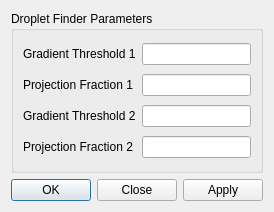
<?xml version="1.0" encoding="UTF-8"?>
<ui version="4.0">
 <class>Dialog</class>
 <widget class="QDialog" name="Dialog">
  <property name="geometry">
   <rect>
    <x>0</x>
    <y>0</y>
    <width>270</width>
    <height>212</height>
   </rect>
  </property>
  <property name="windowTitle">
   <string>Dialog</string>
  </property>
  <layout class="QVBoxLayout" name="verticalLayout">
   <item>
    <widget class="QGroupBox" name="gigeBox">
     <property name="title">
      <string>Droplet Finder Parameters</string>
     </property>
     <layout class="QGridLayout" name="gridLayout">
      <item row="0" column="0">
       <widget class="QLabel" name="gainlabel">
        <property name="text">
         <string>Gradient Threshold 1</string>
        </property>
       </widget>
      </item>
      <item row="0" column="1">
       <widget class="QLineEdit" name="param1_0"/>
      </item>
      <item row="1" column="0">
       <widget class="QLabel" name="label_6">
        <property name="text">
         <string>Projection Fraction 1</string>
        </property>
       </widget>
      </item>
      <item row="1" column="1">
       <widget class="QLineEdit" name="param1_1"/>
      </item>
      <item row="2" column="0">
       <widget class="QLabel" name="gainlabel_2">
        <property name="text">
         <string>Gradient Threshold 2</string>
        </property>
       </widget>
      </item>
      <item row="2" column="1">
       <widget class="QLineEdit" name="param2_0"/>
      </item>
      <item row="3" column="0">
       <widget class="QLabel" name="label_5">
        <property name="text">
         <string>Projection Fraction 2</string>
        </property>
       </widget>
      </item>
      <item row="3" column="1">
       <widget class="QLineEdit" name="param2_1"/>
      </item>
     </layout>
    </widget>
   </item>
   <item>
    <widget class="QDialogButtonBox" name="buttonBox">
     <property name="orientation">
      <enum>Qt::Horizontal</enum>
     </property>
     <property name="standardButtons">
      <set>QDialogButtonBox::Apply|QDialogButtonBox::Close|QDialogButtonBox::Ok</set>
     </property>
    </widget>
   </item>
  </layout>
 </widget>
 <resources/>
 <connections>
  <connection>
   <sender>buttonBox</sender>
   <signal>accepted()</signal>
   <receiver>Dialog</receiver>
   <slot>accept()</slot>
   <hints>
    <hint type="sourcelabel">
     <x>248</x>
     <y>254</y>
    </hint>
    <hint type="destinationlabel">
     <x>157</x>
     <y>274</y>
    </hint>
   </hints>
  </connection>
  <connection>
   <sender>buttonBox</sender>
   <signal>rejected()</signal>
   <receiver>Dialog</receiver>
   <slot>reject()</slot>
   <hints>
    <hint type="sourcelabel">
     <x>316</x>
     <y>260</y>
    </hint>
    <hint type="destinationlabel">
     <x>286</x>
     <y>274</y>
    </hint>
   </hints>
  </connection>
 </connections>
</ui>
